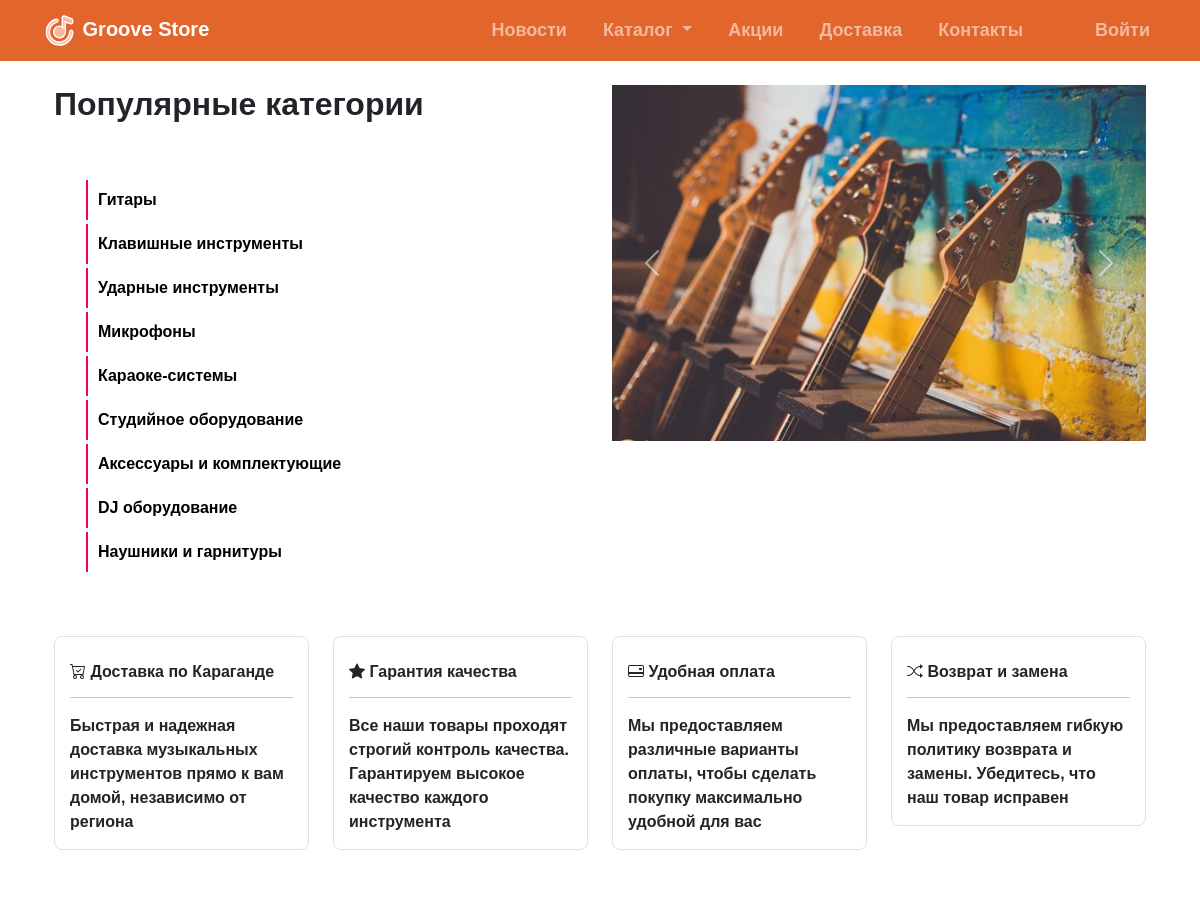
The app's page / (upper part), older data.
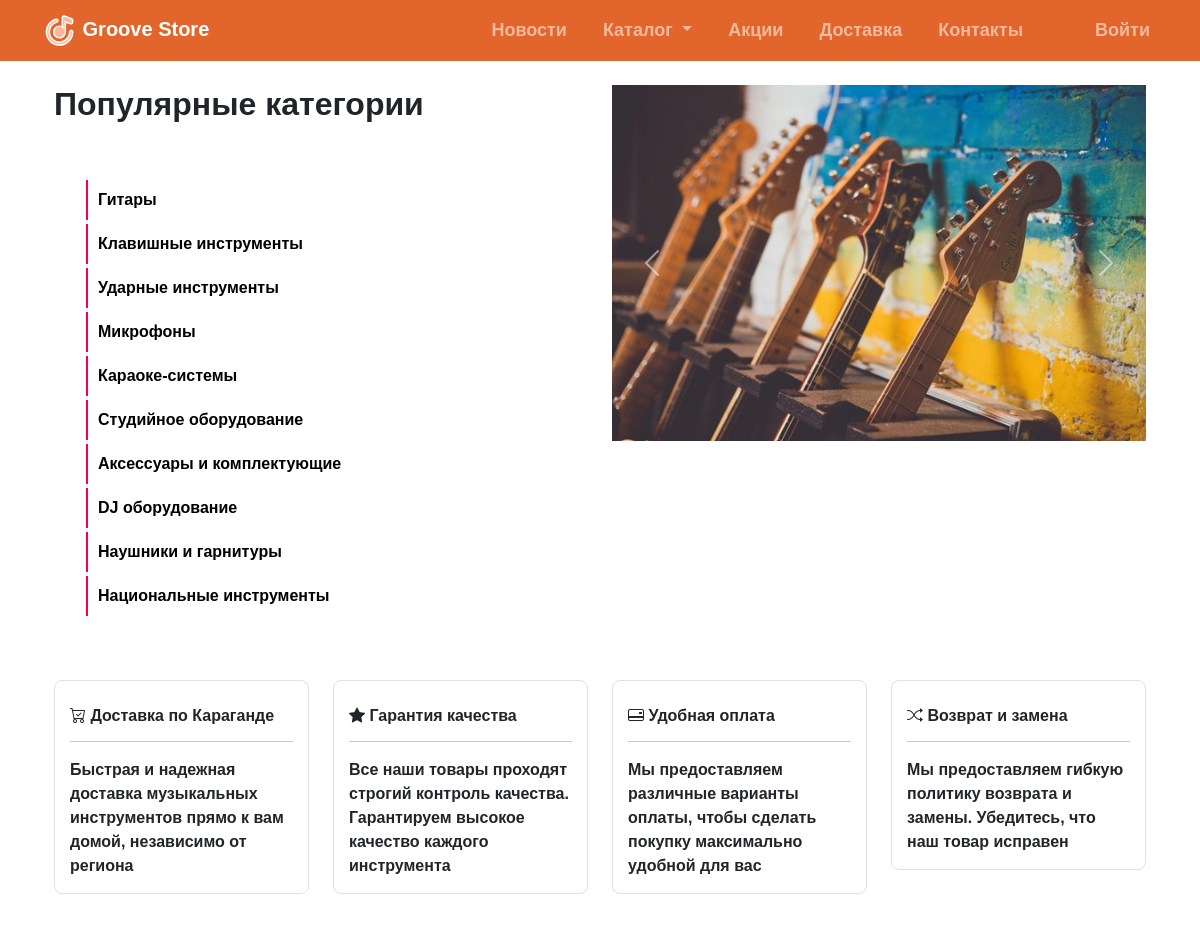
The same page, newer data.
### app/models.py (models this page shows, shortened)
class Category(models.Model):
    name = models.CharField("Название категории", max_length=255)
    class Meta:
        verbose_name_plural = "Категории"

### app/views.py (the view)
# urls.py: path('', index, name='index'),
def index(request):
    categories = Category.objects.all()
    action_category = NewsCategory.objects.get(type='Акции')
    action_news = News.objects.filter(category=action_category).order_by('-date')[:4]
    latest_news = News.objects.order_by('-date')[:4]
    return render(request, 'index.html', {'latest_news': latest_news, 'categories': categories,'action_news': action_news})

### app/models.py (called while the page is built)
    def __str__(self):
        return self.type

### templates/index.html (shortened to what the changed rows need)
{% extends 'base.html' %}
{% load static %}
{% block content %}
<div class="container mt-4">
    <div class="row">
      <div class="col-md-6">
        <h2 class="orange-line"> Популярные категории </h2>
        <div class="list">
            <h2>List Item Hover Effect</h2>
            <ul>
              {% if user.is_authenticated %}
              {% for category in categories %}
                <li><span><a style="text-decoration: none; color: black;" href="{% url 'product_list' category.id %}">{{ category.name }}</a></span></li>
              {% endfor %}
            {% else %}
              {% for category in categories %}
              <li><span><a style="text-decoration: none; color: black;" href="{% url 'login' %}">{{ category.name }}</a></span></li>
              {% endfor %}
            {% endif %}
            </ul>
          </div>
      </div>
    </div>
    <br>
    <br>
      <br>
      <br>
      <br>
  <br>
  <br>
<br>
<br>
<br>
{% endblock %}

Row changes from the older to the newer data that the page shows:
added Category: name "Национальные инструменты"
